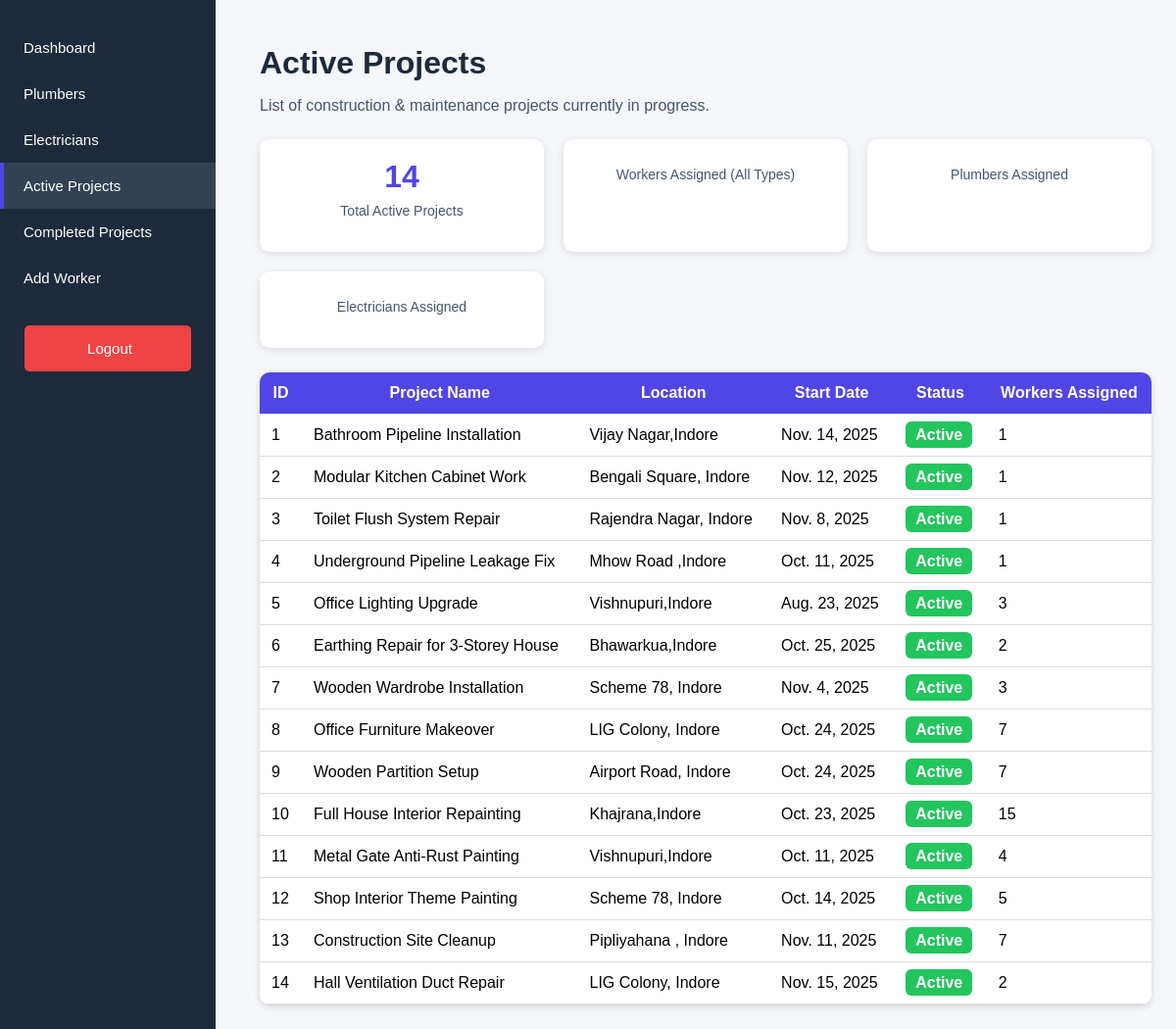
/active-project/, run on the app's committed database.
### workers/models.py (models this page shows, shortened)
class Project(models.Model):
    STATUS_CHOICES = [
        ('Active', 'Active'),
        ('Completed', 'Completed'),
    ]
    name = models.CharField(max_length=200)
    description = models.TextField(blank=True)
    status = models.CharField(max_length=50, choices=STATUS_CHOICES, default='Active')
    start_date = models.DateField(default=date.today)
    completed_date = models.DateField(null=True, blank=True)
    location = models.CharField(max_length=200, blank=True)
    assigned_workers = models.ManyToManyField(Worker, blank=True, related_name='projects')

### workers/views.py (the view)
# urls.py: path('active-project/', views.active_project, name='active_project'),
def active_project(request):
    projects = Project.objects.filter(status='Active')
    return render(request, 'ActiveProject.html', {'projects': projects})

### workers/templates/ActiveProject.html (shortened to what this page needs)
{% load static %}
<!DOCTYPE html>
<html lang="en">
<head>
</head>
<body>
    <div class="sidebar">
        <a href="{% url 'admin_page' %}">Dashboard</a>
        <a href="{% url 'plumber' %}">Plumbers</a>
        <a href="{% url 'electrician' %}">Electricians</a>
        <a class="active" href="{% url 'active_project' %}">Active Projects</a>
        <a href="{% url 'completed_projects' %}">Completed Projects</a>
        <a href="{% url 'newuser' %}">Add Worker</a>
        <a href="{% url 'logout_user' %}" class="logout-btn">Logout</a>
    </div>
    <div class="container">
        <h1>Active Projects</h1>
        <p class="info-text">List of construction & maintenance projects currently in progress.</p>
        <div class="card-grid">
            <div class="card">
                <h2>{{ projects|length }}</h2>
                <p>Total Active Projects</p>
            </div>
            <div class="card">
                <p>Workers Assigned (All Types)</p>
            </div>
            <div class="card">
                <p>Plumbers Assigned</p>
            </div>
            <div class="card">
                <p>Electricians Assigned</p>
            </div>
        </div>
        <table>
            <tr>
                <th>ID</th>
                <th>Project Name</th>
                <th>Location</th>
                <th>Start Date</th>
                <th>Status</th>
                <th>Workers Assigned</th>
            </tr>
            {% for p in projects %}
            <tr>
                <td>{{ p.id }}</td>
                <td>{{ p.name }}</td>
                <td>{{ p.location }}</td>
                <td>{{ p.start_date }}</td>
                <td>
                    {% if p.status == "Active" %}
                        <span class="status active">Active</span>
                    {% elif p.status == "Pending" %}
                        <span class="status pending">Pending</span>
                    {% else %}
                        <span class="status hold">On Hold</span>
                    {% endif %}
                </td>
                <td>{{ p.assigned_workers.count }}</td>
            </tr>
            {% empty %}
            <tr>
                <td colspan="6" style="text-align:center;">No active projects right now.</td>
            </tr>
            {% endfor %}
        </table>
    </div>
</body>
</html>

### workers/templates/ActiveProject.html (style rules this page uses)
body { font-family: Arial, sans-serif; background: #f4f6f9; margin: 0; padding: 0; }
.sidebar { width: 220px; background: #1e293b; color: white; position: fixed; top: 0; bottom: 0; padding-top: 25px; display: flex; flex-direction: column; }
.sidebar a { padding: 15px 20px; text-decoration: none; color: white; display: block; font-size: 15px; border-left: 4px solid transparent; }
.sidebar a:hover, .sidebar .active { background: #334155; border-left: 4px solid #4f46e5; }
.logout-btn { margin-top: auto; padding: 15px 20px; background: #ef4444; color: white; border-radius: 5px; text-align: center; margin: 25px; }
.container { margin-left: 240px; padding: 25px; }
h1 { color: #1e293b; margin-bottom: 10px; }
.info-text { color: #475569; margin-bottom: 25px; }
.card-grid { display: grid; grid-template-columns: repeat(auto-fit, minmax(230px, 1fr)); gap: 20px; margin-bottom: 25px; }
.card { background: white; padding: 20px; border-radius: 10px; text-align: center; box-shadow: 0 2px 8px rgba(0,0,0,0.1); }
.card h2 { font-size: 2em; margin: 0; color: #4f46e5; }
.card p { margin-top: 8px; color: #475569; font-size: 14px; }
table { width: 100%; background: white; border-collapse: collapse; overflow: hidden; border-radius: 10px; box-shadow: 0 2px 6px rgba(0,0,0,0.15); }
th, td { padding: 12px; border-bottom: 1px solid #ddd; }
th { background: #4f46e5; color: white; }
.status { padding: 5px 10px; border-radius: 6px; font-weight: bold; }
.active { background: #22c55e; color:white; }

### data on the page
Project: id "1", name "Bathroom Pipeline Installation", location "Vijay Nagar,Indore", start_date "Nov. 14, 2025", status "Active", assigned_workers.count "1"
Project: id "2", name "Modular Kitchen Cabinet Work", location "Bengali Square, Indore", start_date "Nov. 12, 2025", status "Active", assigned_workers.count "1"
Project: id "3", name "Toilet Flush System Repair", location "Rajendra Nagar, Indore", start_date "Nov. 8, 2025", status "Active", assigned_workers.count "1"
Project: id "4", name "Underground Pipeline Leakage Fix", location "Mhow Road ,Indore", start_date "Oct. 11, 2025", status "Active", assigned_workers.count "1"
Project: id "5", name "Office Lighting Upgrade", location "Vishnupuri,Indore", start_date "Aug. 23, 2025", status "Active", assigned_workers.count "3"
Project: id "6", name "Earthing Repair for 3-Storey House", location "Bhawarkua,Indore", start_date "Oct. 25, 2025", status "Active", assigned_workers.count "2"
Project: id "7", name "Wooden Wardrobe Installation", location "Scheme 78, Indore", start_date "Nov. 4, 2025", status "Active", assigned_workers.count "3"
Project: id "8", name "Office Furniture Makeover", location "LIG Colony, Indore", start_date "Oct. 24, 2025", status "Active", assigned_workers.count "7"
Project: id "9", name "Wooden Partition Setup", location "Airport Road, Indore", start_date "Oct. 24, 2025", status "Active", assigned_workers.count "7"
Project: id "10", name "Full House Interior Repainting", location "Khajrana,Indore", start_date "Oct. 23, 2025", status "Active", assigned_workers.count "15"
Project: id "11", name "Metal Gate Anti-Rust Painting", location "Vishnupuri,Indore", start_date "Oct. 11, 2025", status "Active", assigned_workers.count "4"
Project: id "12", name "Shop Interior Theme Painting", location "Scheme 78, Indore", start_date "Oct. 14, 2025", status "Active", assigned_workers.count "5"
Project: id "13", name "Construction Site Cleanup", location "Pipliyahana , Indore", start_date "Nov. 11, 2025", status "Active", assigned_workers.count "7"
Project: id "14", name "Hall Ventilation Duct Repair", location "LIG Colony, Indore", start_date "Nov. 15, 2025", status "Active", assigned_workers.count "2"

### other printed values
{{ projects|length }} "14"
